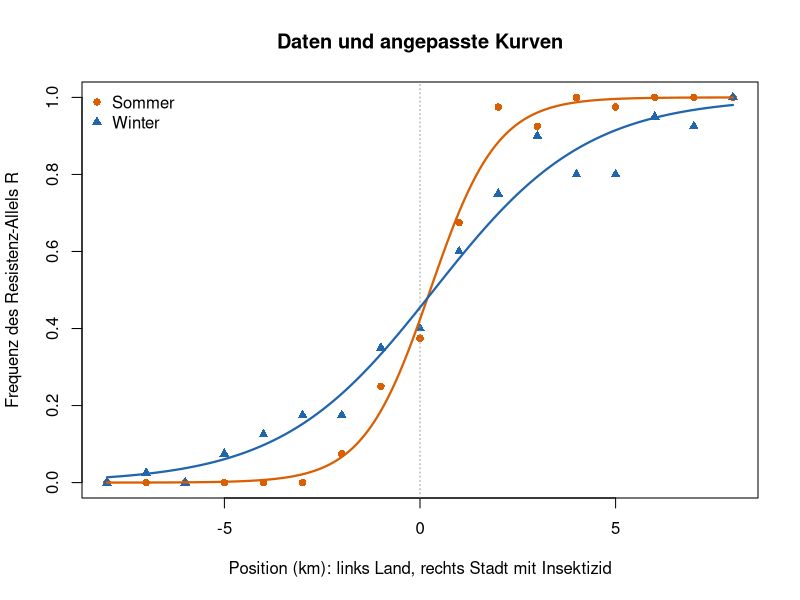
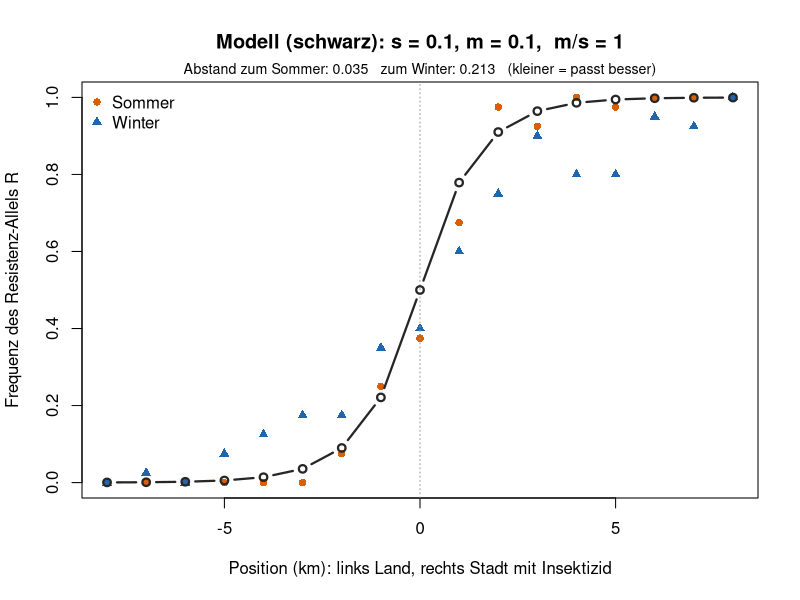
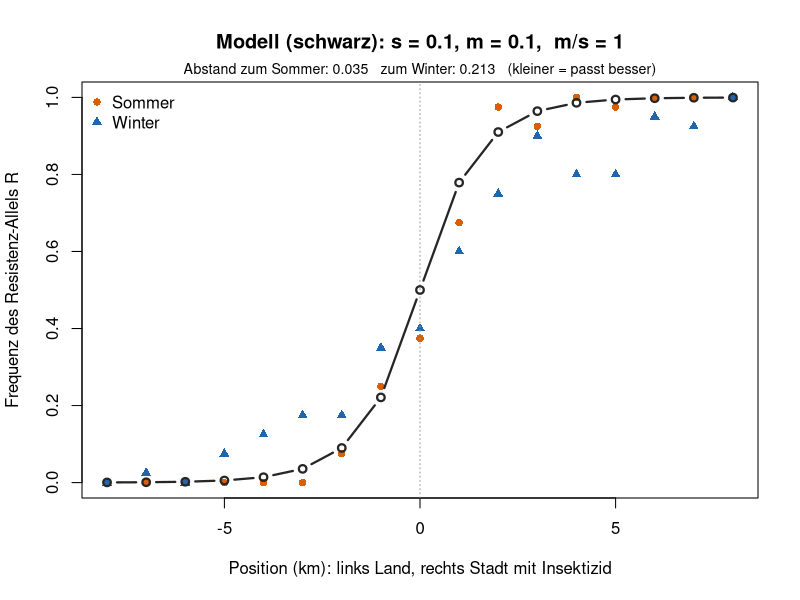
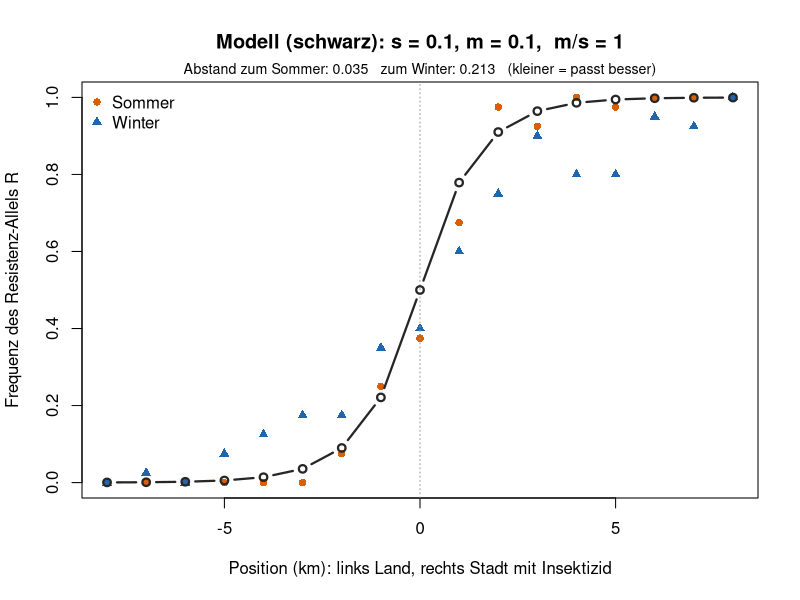
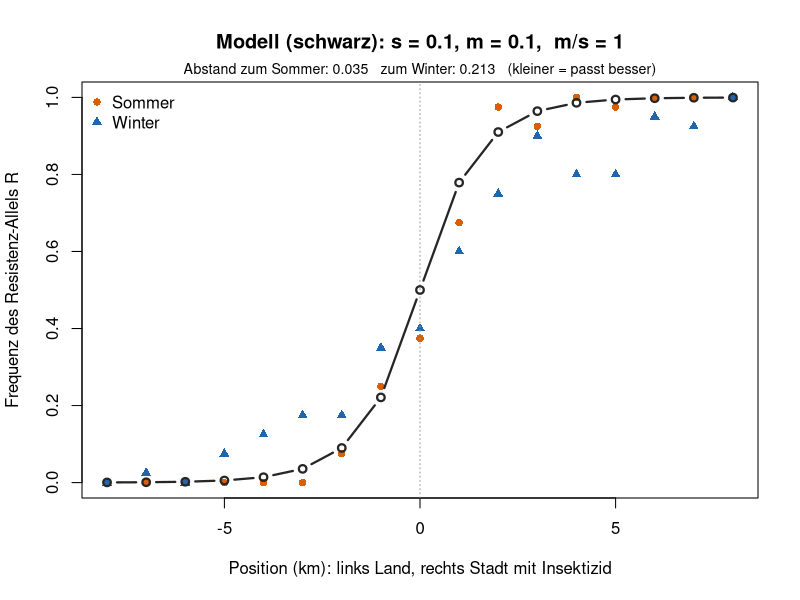
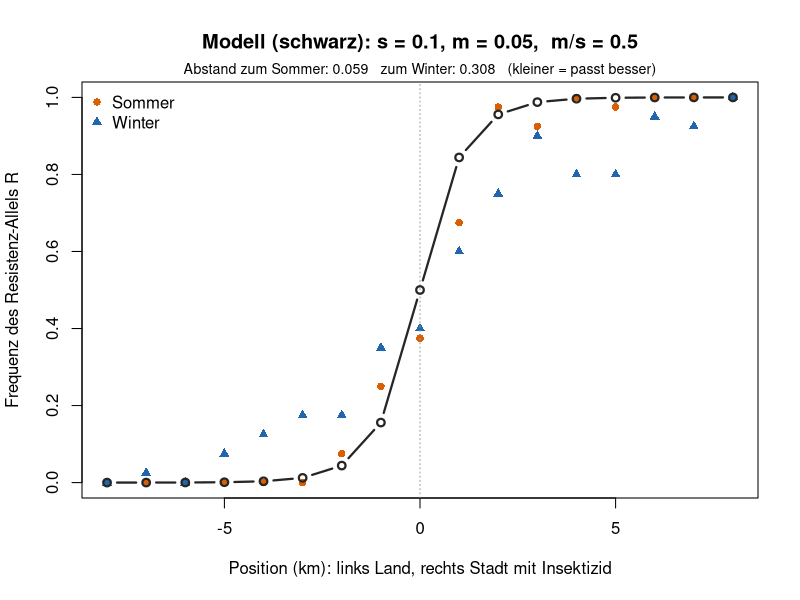

The R script that drew these images, in order:
## ---- chunk 1
knitr::opts_chunk$set(echo = TRUE, warning = FALSE, message = FALSE,
                      fig.height = 4.6, fig.width = 7.5)
## ---- chunk 2
# Position in km: links (x < 0) Land ohne Insektizid, rechts (x > 0) Stadt mit Insektizid
x <- seq(-8, 8, by = 1)
n <- 40   # untersuchte Allele (Genkopien) pro Stelle

# Anzahl Resistenz-Allele R pro Stelle (Kursdaten)
k_sommer <- c(0, 0, 0, 0, 0, 0, 3, 10, 15, 27, 39, 37, 40, 39, 40, 40, 40)
k_winter <- c(0, 1, 0, 3, 5, 7, 7, 14, 16, 24, 30, 36, 32, 32, 38, 37, 40)

sommer <- data.frame(x = x, p = k_sommer / n)
winter <- data.frame(x = x, p = k_winter / n)
## ---- chunk 3
# Hilfsfunktionen (nicht verändern)
farben <- c(Sommer = "#d95f02", Winter = "#2166ac")

# Logistische Kurve: c = Zentrum (p = 0.5), b = Steilheit, Breite = 4 / b
logistisch <- function(x, c, b) 1 / (1 + exp(-b * (x - c)))

passe_an <- function(d) {
  nls(p ~ logistisch(x, c, b), data = d, start = list(c = 0, b = 1))
}

zeige_clines <- function(main = "Resistenz entlang des Transekts") {
  plot(sommer$x, sommer$p, pch = 16, col = farben["Sommer"], ylim = c(0, 1),
       xlab = "Position (km): links Land, rechts Stadt mit Insektizid",
       ylab = "Frequenz des Resistenz-Allels R", main = main)
  points(winter$x, winter$p, pch = 17, col = farben["Winter"])
  abline(v = 0, lty = 3, col = "grey60")
  legend("topleft", c("Sommer", "Winter"), pch = c(16, 17),
         col = farben, bty = "n")
}

vergleiche_clines <- function() {
  fit_s <- passe_an(sommer)
  fit_w <- passe_an(winter)
  zeige_clines(main = "Daten und angepasste Kurven")
  x_fein <- seq(-8, 8, length.out = 200)
  lines(x_fein, predict(fit_s, data.frame(x = x_fein)),
        col = farben["Sommer"], lwd = 2.2)
  lines(x_fein, predict(fit_w, data.frame(x = x_fein)),
        col = farben["Winter"], lwd = 2.2)
  tab <- rbind(Sommer = coef(fit_s), Winter = coef(fit_w))
  data.frame(zentrum_km = round(tab[, "c"], 1),
             breite_km  = round(4 / tab[, "b"], 1))
}

# Modell wie Woche 7, aber 17 Stellen in einer Reihe:
# 1. Selektion lokal: in der Stadt ist R besser, auf dem Land r
# 2. Migration: Anteil m/2 fliegt zu jeder Nachbarstelle
selektionsschritt <- function(p, w) {
  q <- 1 - p
  w_quer <- p^2 * w[1] + 2 * p * q * w[2] + q^2 * w[3]
  (p^2 * w[1] + p * q * w[2]) / w_quer
}

simuliere_cline <- function(s, m, generationen = 3000) {
  p <- rep(0.5, length(x))
  for (t in seq_len(generationen)) {
    for (i in seq_along(x)) {
      w <- if (x[i] > 0) c(1 + s, 1 + s / 2, 1) else c(1, 1 + s / 2, 1 + s)
      if (x[i] == 0) w <- c(1, 1, 1)
      p[i] <- selektionsschritt(p[i], w)
    }
    links  <- c(p[1], p[-length(p)])
    rechts <- c(p[-1], p[length(p)])
    p <- (1 - m) * p + m / 2 * links + m / 2 * rechts
  }
  p
}

# Abstand zwischen Modell und Daten (kleiner = passt besser)
abstand <- function(p_modell, daten) round(sum((p_modell - daten$p)^2), 3)

zeige_modell <- function(s, m) {
  p_modell <- simuliere_cline(s, m)
  zeige_clines(main = paste0("Modell (schwarz): s = ", s, ", m = ", m,
                             ",  m/s = ", round(m / s, 1)))
  lines(x, p_modell, col = "grey15", lwd = 2.2, type = "b", pch = 1)
  mtext(paste0("Abstand zum Sommer: ", abstand(p_modell, sommer),
               "   zum Winter: ", abstand(p_modell, winter),
               "   (kleiner = passt besser)"), side = 3, line = 0.2, cex = 0.85)
}
## ---- chunk 4
#| fig-height: 4.6
#| fig-width: 7.5
vergleiche_clines()
## ---- chunk 5
#| fig-height: 4.6
#| fig-width: 7.5
zeige_modell(s = 0.1, m = 0.1)   # Sommer
## ---- chunk 6
#| fig-height: 4.6
#| fig-width: 7.5
zeige_modell(s = 0.1, m = 0.1)   # hier s und m gleich ändern
## ---- chunk 7
#| fig-height: 4.6
#| fig-width: 7.5
zeige_modell(s = 0.1, m = 0.1)   # hier nur s ändern
## ---- chunk 8
#| fig-height: 4.6
#| fig-width: 7.5
zeige_modell(s = 0.1, m = 0.1)   # hier nur m ändern
## ---- chunk 9
#| fig-height: 4.6
#| fig-width: 7.5
zeige_modell(s = 0.1, m = 0.05)   # hier s ändern
